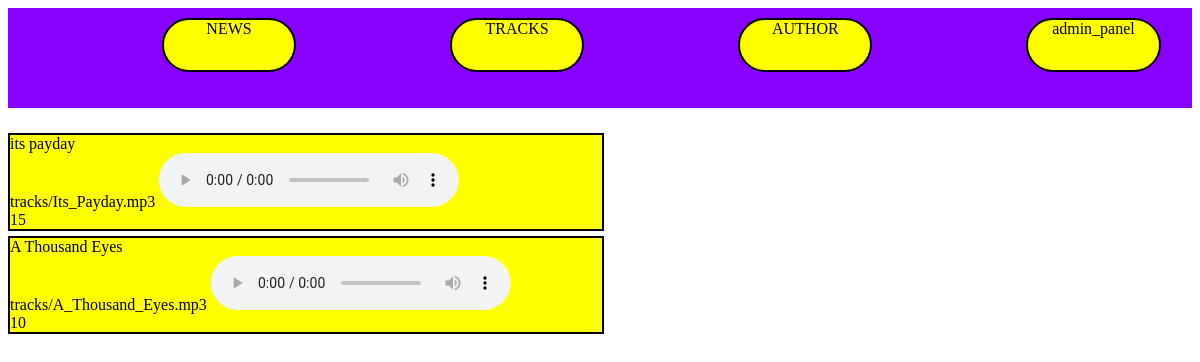
The app's page /track_list/, older data.
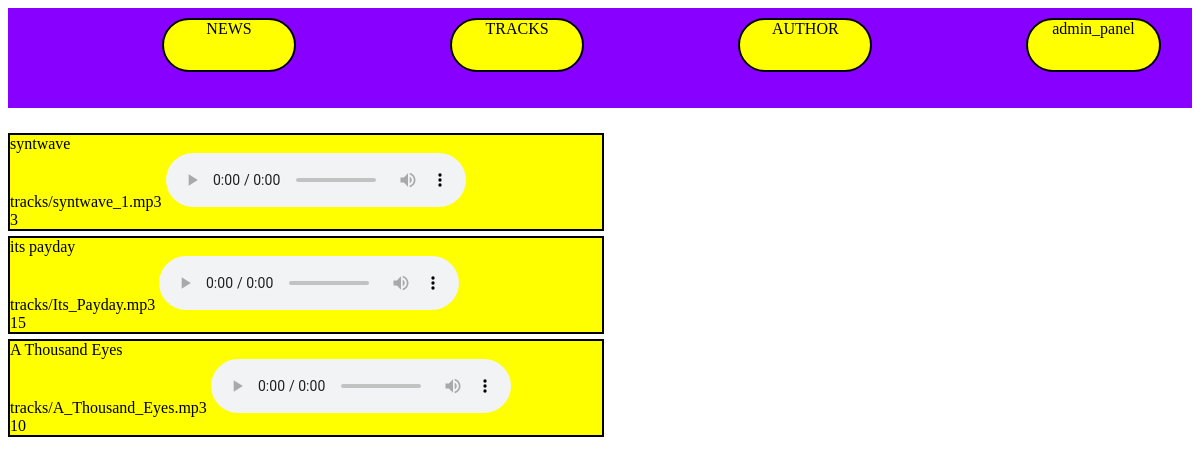
The same page, newer data.
### news/models.py (models this page shows, shortened)
class New_Track(models.Model):
	title = models.CharField('TITLE', max_length = 50)
	date = models.DateTimeField('DATE')
	content = models.FileField(upload_to = 'tracks')
	likes = models.IntegerField('LIKES')
	class  Meta:
		verbose_name = 'Tracks'
		verbose_name_plural = 'Tracks'

### news/views.py (the view)
# urls.py: path('track_list/', views.track_list, name = 'track_list'),
def track_list(request):
	try:
		all_tracks = New_Track.objects.order_by('-date')
	except:
		raise Http404("NOT FOUND")
	return render(request, 'tracks/tracks_content.html', {'all_tracks': all_tracks})

### beats_by_andre/templates/tracks/tracks_content.html (shortened to what this page needs)
{% extends "base.html" %}
{% load static %}
{% block content %}
	{% if all_tracks %}
		{% for a in all_tracks %}
			<div class="track">
				<div class="track_part" id="track_title">{{a.title}}</div>
				<div class="track_block"><br>
					{{a.content}}
					<audio controls="controls">
						<source src="{{MEDIA_URL}}{{a.content}}" type="audio/mpeg">
					</audio>
					<div class="likes_block">{{a.likes}}</div>
				</div>
			</div>
		{% endfor %}
	{% else %}
		NOTHING HERE
	{% endif %}
{% endblock %}

### beats_by_andre/templates/base.html (shortened to what this page needs)
{% load static %}
<!DOCTYPE html>
<html>
<head>
	<link rel="stylesheet" type="text/css" href="{% static '/styles/header_footer_and_bg.css' %}">
	<link rel="stylesheet" type="text/css" href="{% static '/styles/content.css' %}">
</head>
<body>
	<header>
	<div class="menu">
		<div class="nav_button"><a href="../news_list">NEWS</a></div>
		<div class="nav_button"><a href="../track_list">TRACKS</a></div>
		<div class="nav_button"><a href="../about_author">AUTHOR</a></div>
		<div class="nav_button"><a href="../admin">admin_panel</a></div>
	</div>
	</header>
{% block content %}{% endblock %}
</body>
</html>

### static/styles/header_footer_and_bg.css (style rules this page uses)
header { width: 100%; height: 100px; background-color: #8800ff; margin-bottom: 20px; }
.nav_button { height: 50px; width: 11%; float: left; margin-top: 10px; margin-left: 13%; border: 2px solid black; border-radius: 50px; background-color: yellow; text-align: center; }
a { text-decoration: none; color: black; }
.nav_button a { margin-top: 30%; }

### static/styles/content.css (style rules this page uses)
.track { background-color: yellow; width: 50%; margin-top: 5px; border: 2px solid black; float: left; }
#track_title { float: left; }

Row changes from the older to the newer data that the page shows:
added New_Track: title "syntwave", content "tracks/syntwave_1.mp3", likes "3"
